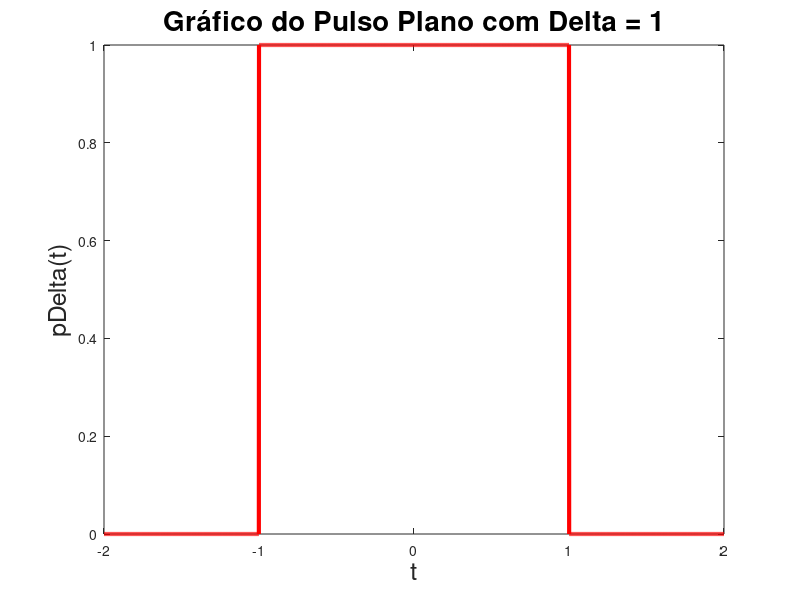

MATLAB code for this plot:
dt=0.001;
t=-2:dt:2;
delta=1;

x=delta*(abs(t)<=delta);
plot(t, x, "r", "linewidth", 3)
title("Gráfico do Pulso Plano com Delta = 1", "fontsize", 20);
xlabel("t", "fontsize", 18);
ylabel("pDelta(t)", "fontsize", 18);
